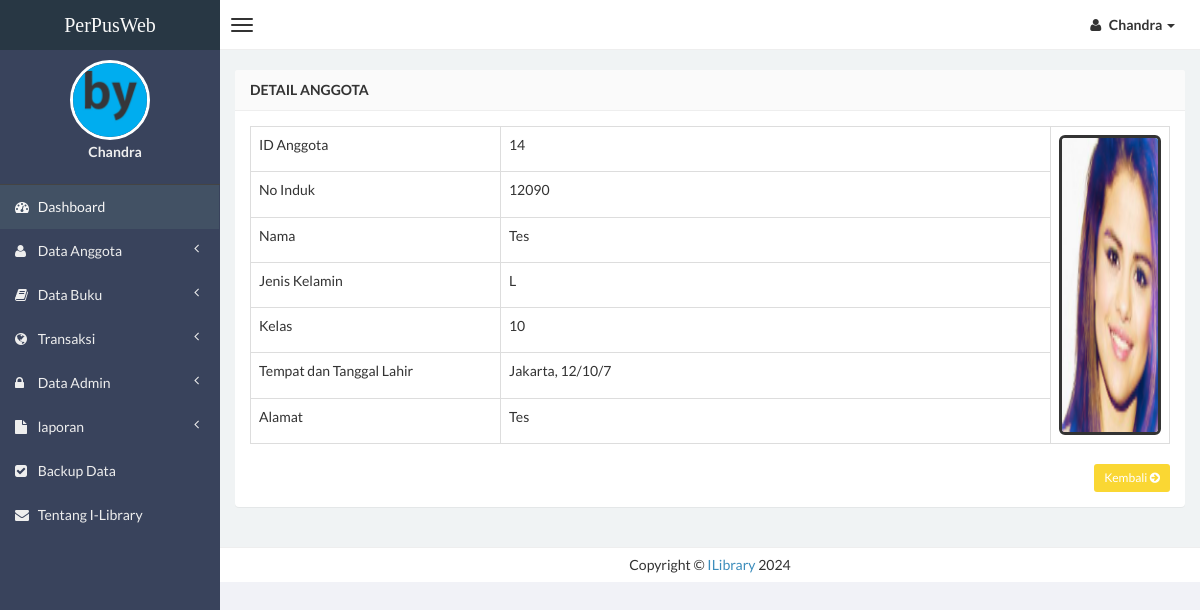
Page /admin/detail-anggota.php?hal=edit&kd=14 (signed in) on the committed database.
### tables this page shows
CREATE TABLE `data_anggota` (
  `id` int(4) NOT NULL,
  `no_induk` varchar(5) NOT NULL,
  `nama` varchar(150) NOT NULL,
  `jk` varchar(2) NOT NULL,
  `kelas` varchar(5) NOT NULL,
  `ttl` varchar(100) NOT NULL,
  `alamat` varchar(250) NOT NULL,
  `foto` varchar(75) NOT NULL
);

### admin/detail-anggota.php (the view, shortened to what this page needs)
<?php
if (empty($_SESSION['username'])){
	header('location:../index.php');
} else {
?>
<!DOCTYPE html>
<html>
<head>
    <link href="../css/bootstrap.min.css" rel="stylesheet" type="text/css" />
    <link href="../css/font-awesome.min.css" rel="stylesheet" type="text/css" />
    <link href="../css/ionicons.min.css" rel="stylesheet" type="text/css" />
    <link href="../css/morris/morris.css" rel="stylesheet" type="text/css" />
    <link href="../css/jvectormap/jquery-jvectormap-1.2.2.css" rel="stylesheet" type="text/css" />
    <link href="../css/datepicker/datepicker3.css" rel="stylesheet" type="text/css" />
    <link href="../css/daterangepicker/daterangepicker-bs3.css" rel="stylesheet" type="text/css" />
    <link href="../css/iCheck/all.css" rel="stylesheet" type="text/css" />
    <link href="../css/style.css" rel="stylesheet" type="text/css" />
      </head>
      <body class="skin-black">
        <header class="header">
            <a href="index.php" class="logo">
                PerPusWeb
            </a>
            <nav class="navbar navbar-static-top" role="navigation">
                <a href="#" class="navbar-btn sidebar-toggle" data-toggle="offcanvas" role="button">
                    <span class="icon-bar"></span>
                    <span class="icon-bar"></span>
                    <span class="icon-bar"></span>
                </a>
                <div class="navbar-right">
                    <ul class="nav navbar-nav">
                        <li class="dropdown user user-menu">
                            <a href="#" class="dropdown-toggle" data-toggle="dropdown">
                                <i class="fa fa-user"></i>
                                <span><?php echo $_SESSION['fullname']; ?> <i class="caret"></i></span>
                            </a>
                                </li>
                            </ul>
                        </div>
                    </nav>
                </header>
<?php } ?>
                <div class="wrapper row-offcanvas row-offcanvas-left">
                    <aside class="left-side sidebar-offcanvas">
                        <section class="sidebar">
                            <div class="user-panel">
                                <div>
                                    <center><img src="<?php echo $_SESSION['gambar']; ?>" height="80" width="80" class="img-circle" alt="User Image" style="border: 3px solid white;" /></center>
                                </div>
                                <div class="info">
                                    <center><p><?php echo $_SESSION['fullname']; ?></p></center>
                                </div>
                            </div>
                            <?php include "menu.php"; ?>
                        </section>
                    </aside>
                    <aside class="right-side">
                <section class="content">
                    <div class="row">
                        <div class="col-xs-12">
                            <div class="panel">
                                <header class="panel-heading">
                                    <b>Detail Anggota</b>
                                </header>
                    <?php
                    $query = mysql_query("SELECT * FROM data_anggota WHERE id='$_GET[kd]'");
                    $data  = mysql_fetch_array($query);
                    ?>
                                <div class="panel-body">
                      <table id="example" class="table table-hover table-bordered">
                    <tr>
                    <td>ID Anggota</td>
                    <td><?php echo $data['id']; ?></td>
                    <td rowspan="9"><div class="pull-right image">
                            <img src="<?php echo $data['foto']; ?>" class="img-rounded" height="300" width="250" alt="User Image" style="border: 3px solid #333333;" />
                        </div></td>
                    </tr>
                    <tr>
                    <td width="250">No Induk</td>
                    <td width="550"><?php echo $data['no_induk']; ?></td>
                    </tr>
                    <tr>
                    <td>Nama</td>
                    <td><?php echo $data['nama']; ?></td>
                    </tr>
                    <tr>
                    <td>Jenis Kelamin</td>
                    <td><?php echo $data['jk']; ?></td>
                    </tr>
                    <tr>
                    <td>Kelas</td>
                    <td><?php echo $data['kelas']; ?></td>
                    </tr>
                    <tr>
                    <td>Tempat dan Tanggal Lahir</td>
                    <td><?php echo $data['ttl']; ?></td>
                    </tr>
                    <tr>
                    <td>Alamat</td>
                    <td><?php echo $data['alamat']; ?></td>
                    </tr>
                   </table>
                <div class="text-right">
                <a href="anggota.php" class="btn btn-sm btn-warning"> Kembali <i class="fa fa-arrow-circle-right"></i></a>
                </div>
                                </div>
                            </div>
                        </div>
                    </div>
                </section>
                <div class="footer-main">
                    Copyright &copy <a href="http://www.hakkoblogs.com" target="_blank">ILibrary</a> 2024
                </div>
            </aside>
        </div>
</body>
</html>

### rows in the picture
data_anggota: id "14", foto (placeholder picture), no_induk "12090", nama "Tes", jk "L", kelas "10", ttl "Jakarta, 12/10/7", alamat "Tes"

### other values in the picture
$_SESSION['fullname'] "Chandra"
